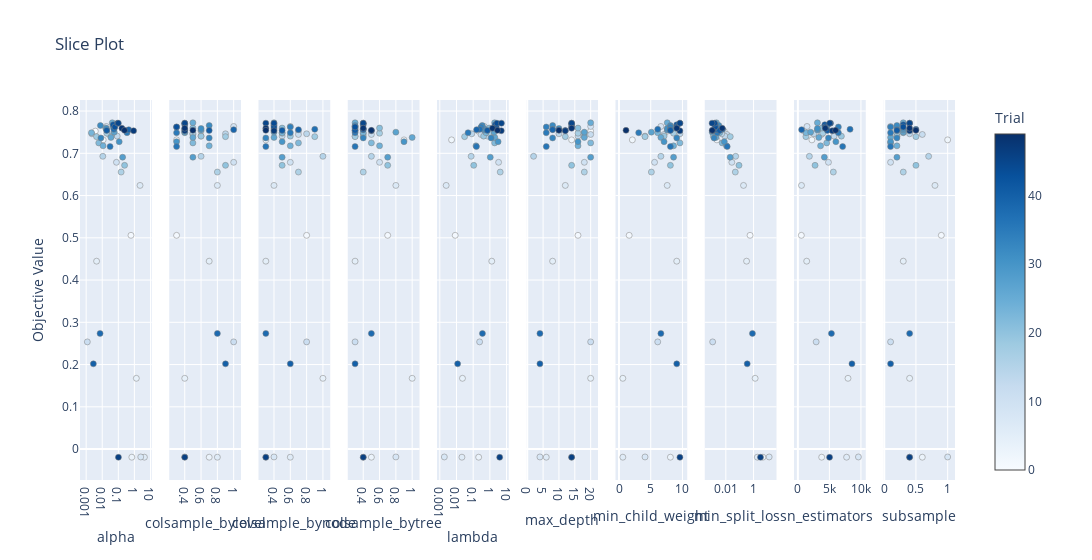

Notebook source saved alongside this figure:
### Code cell
optuna.visualization.plot_slice(study_xgbr)
